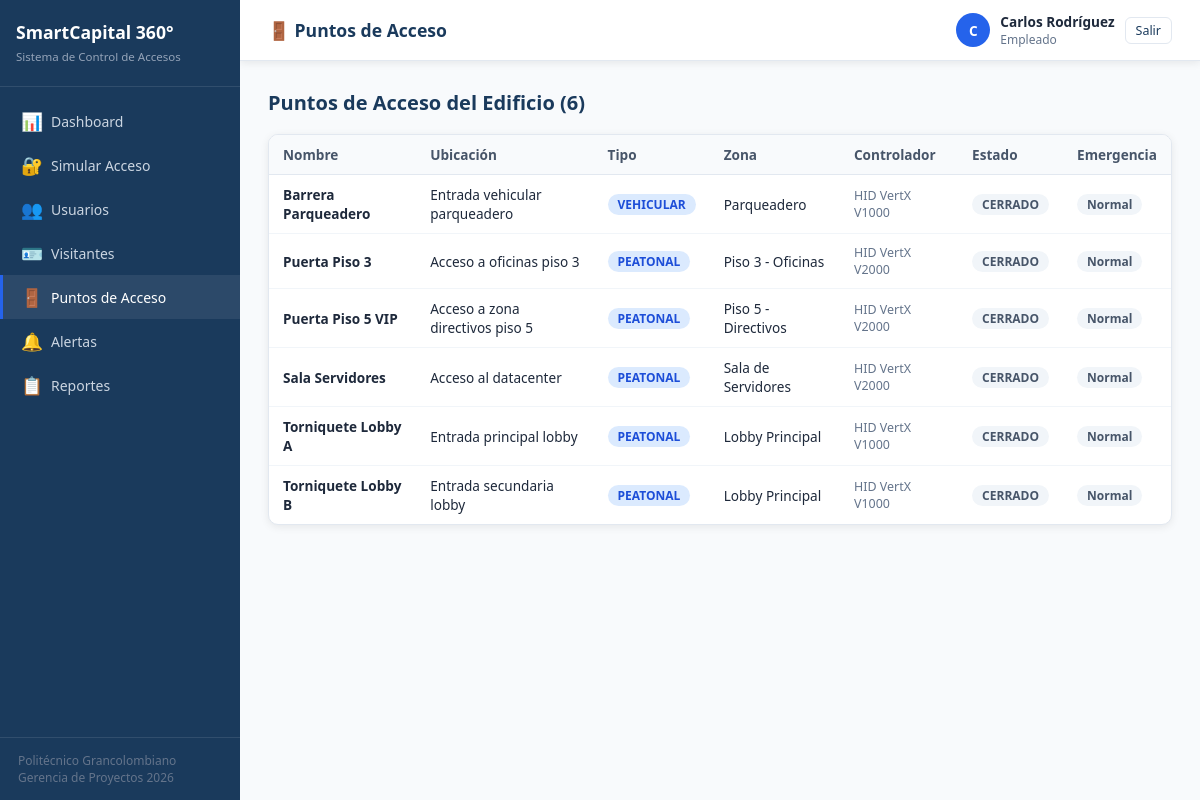
Page /puntos (signed in) on the committed database.
### tables this page shows
CREATE TABLE punto_acceso (
        id_punto       INTEGER PRIMARY KEY AUTOINCREMENT,
        nombre         TEXT NOT NULL,
        ubicacion      TEXT,
        tipo_acceso    TEXT DEFAULT 'PEATONAL',
        estado         TEXT DEFAULT 'CERRADO',
        modo_emergencia INTEGER DEFAULT 0,
        id_zona        INTEGER REFERENCES zona(id_zona),
        id_controlador INTEGER REFERENCES controlador(id_controlador)
    );

CREATE TABLE zona (
        id_zona        INTEGER PRIMARY KEY AUTOINCREMENT,
        nombre         TEXT NOT NULL,
        descripcion    TEXT,
        piso           INTEGER,
        nivel_seguridad TEXT DEFAULT 'BAJO'
    );

CREATE TABLE controlador (
        id_controlador INTEGER PRIMARY KEY AUTOINCREMENT,
        modelo         TEXT,
        ip_address     TEXT,
        estado_conexion TEXT DEFAULT 'ACTIVO'
    );

### backend/app.py (the view)
@app.route('/puntos')
@login_required
def puntos():
    conn = get_db()
    pts = conn.execute("""SELECT pa.*, z.nombre as zona_nombre, k.modelo as controlador_modelo
                          FROM punto_acceso pa
                          LEFT JOIN zona z ON pa.id_zona=z.id_zona
                          LEFT JOIN controlador k ON pa.id_controlador=k.id_controlador
                          ORDER BY pa.nombre""").fetchall()
    conn.close()
    return render_template('puntos.html', puntos=pts)

### backend/app.py (called while the page is built)
def get_db():
    conn = sqlite3.connect(DB_PATH)
    conn.row_factory = sqlite3.Row
    conn.execute("PRAGMA foreign_keys = ON")
    return conn

def login_required(f):
    from functools import wraps
    @wraps(f)
    def decorated(*args, **kwargs):
        if 'user_id' not in session:
            return redirect(url_for('login'))
        return f(*args, **kwargs)
    return decorated

### frontend/templates/puntos.html (shortened to what this page needs)
{% extends "base.html" %}
{% block page_title %}🚪 Puntos de Acceso{% endblock %}
{% block content %}
<div class="section-head"><h2>Puntos de Acceso del Edificio ({{ puntos|length }})</h2></div>
<div class="table-wrap">
  <table>
    <thead><tr><th>Nombre</th><th>Ubicación</th><th>Tipo</th><th>Zona</th><th>Controlador</th><th>Estado</th><th>Emergencia</th></tr></thead>
    <tbody>
      {% for p in puntos %}
      <tr>
        <td><strong>{{ p.nombre }}</strong></td>
        <td>{{ p.ubicacion }}</td>
        <td><span class="badge badge-azul">{{ p.tipo_acceso }}</span></td>
        <td>{{ p.zona_nombre or '—' }}</td>
        <td style="font-size:0.78rem;color:#64748b;">{{ p.controlador_modelo or '—' }}</td>
        <td>
          {% if p.estado == 'ABIERTO' or p.estado == 'ABIERTO_EMERGENCIA' %}
            <span class="badge badge-verde">ABIERTO</span>
          {% else %}
            <span class="badge badge-gris">CERRADO</span>
          {% endif %}
        </td>
        <td>
          {% if p.modo_emergencia %}<span class="badge badge-rojo">🚨 ACTIVO</span>
          {% else %}<span class="badge badge-gris">Normal</span>{% endif %}
        </td>
      </tr>
      {% endfor %}
    </tbody>
  </table>
</div>
{% endblock %}

### frontend/templates/base.html (style rules this page uses)
:root { --azul: #1a3a5c; --azul-claro: #2563eb; --verde: #16a34a; --rojo: #dc2626; --naranja: #ea580c; --gris: #f1f5f9; --borde: #e2e8f0; --texto: #1e293b; --sombra: 0 2px 8px rgba(0,0,0,0.08); }
* { box-sizing:border-box; margin:0; padding:0; }
body { font-family:'Segoe UI',sans-serif; background:#f8fafc; color:var(--texto); display:flex; min-height:100vh; }
.table-wrap { background:#fff; border-radius:10px; box-shadow:var(--sombra); border:1px solid var(--borde); overflow:hidden; }
table { width:100%; border-collapse:collapse; font-size:0.85rem; }
th { background:#f8fafc; padding:10px 14px; text-align:left; font-weight:600; color:#475569; border-bottom:1px solid var(--borde); }
td { padding:10px 14px; border-bottom:1px solid #f1f5f9; }
tr:last-child td { border-bottom:none; }
.badge { display:inline-block; padding:2px 10px; border-radius:20px; font-size:0.75rem; font-weight:600; }
.badge-azul { background:#dbeafe; color:#1d4ed8; }
.badge-gris { background:#f1f5f9; color:#475569; }
.section-head { display:flex; justify-content:space-between; align-items:center; margin-bottom:18px; }
.section-head h2 { font-size:1.25rem; font-weight:700; color:var(--azul); }

### rows in the picture
punto_acceso: nombre "Barrera Parqueadero", ubicacion "Entrada vehicular parqueadero", tipo_acceso "VEHICULAR", nombre "Parqueadero", modelo "HID VertX V1000", estado "CERRADO", modo_emergencia "Normal"
punto_acceso: nombre "Puerta Piso 3", ubicacion "Acceso a oficinas piso 3", tipo_acceso "PEATONAL", nombre "Piso 3 - Oficinas", modelo "HID VertX V2000", estado "CERRADO", modo_emergencia "Normal"
punto_acceso: nombre "Puerta Piso 5 VIP", ubicacion "Acceso a zona directivos piso 5", tipo_acceso "PEATONAL", nombre "Piso 5 - Directivos", modelo "HID VertX V2000", estado "CERRADO", modo_emergencia "Normal"
punto_acceso: nombre "Sala Servidores", ubicacion "Acceso al datacenter", tipo_acceso "PEATONAL", nombre "Sala de Servidores", modelo "HID VertX V2000", estado "CERRADO", modo_emergencia "Normal"
punto_acceso: nombre "Torniquete Lobby A", ubicacion "Entrada principal lobby", tipo_acceso "PEATONAL", nombre "Lobby Principal", modelo "HID VertX V1000", estado "CERRADO", modo_emergencia "Normal"
punto_acceso: nombre "Torniquete Lobby B", ubicacion "Entrada secundaria lobby", tipo_acceso "PEATONAL", nombre "Lobby Principal", modelo "HID VertX V1000", estado "CERRADO", modo_emergencia "Normal"

### other values in the picture
{{ session.user_name[0] }} "C"
{{ session.user_name }} "Carlos Rodríguez"
{{ session.user_perfil }} "Empleado"
{{ puntos|length }} "6"
